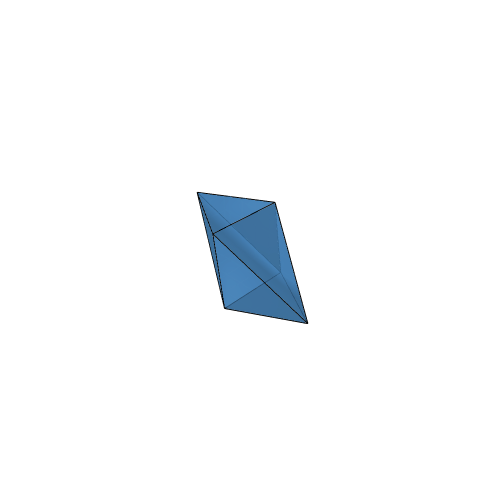
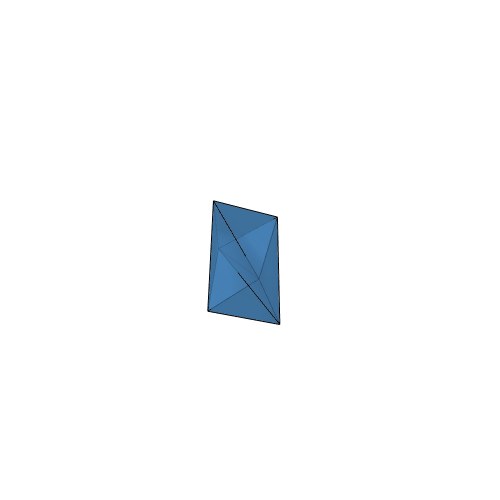
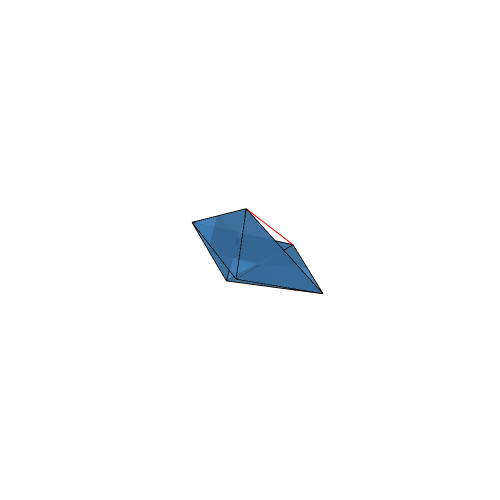
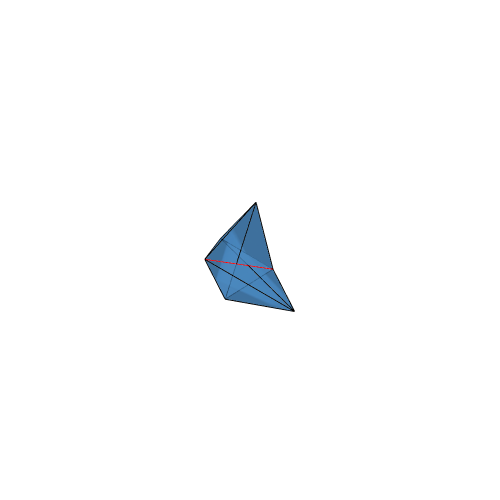

Notebook source saved alongside these figures, in order:
### Code cell
octahedron = SimplicialSurface(facets = [[4,0,1].+1, [4,1,2].+1, [4,2,3].+1, [4,3,0].+1, [5,0,1].+1, [5,1,2].+1, [5,2,3].+1, [5,3,0].+1], verts=cg17[4])
# octahedron.edges = np.vstack((octahedron.edges, np.array([[0,2]])))
display(plot(octahedron, width = width, height = height,opacity = 0.8, edgecolors=[RGB(0,0,0)]))


for i in 1:3
    octahedron = SimplicialSurface(facets = [[4,0,1].+1, [4,1,2].+1, [4,2,3].+1, [4,3,0].+1, [5,0,1].+1, [5,1,2].+1, [5,2,3].+1, [5,3,0].+1], verts=cg17[i])
    poly = Polyhedron(verts = get_verts(octahedron), facets = get_facets(octahedron), edges = union(get_edges(octahedron), [[1,3]]))
    display(plot(poly, width = width, height = height,opacity = 0.8, edgecolors=[RGB(0,0,0), RGB(0,0,0), RGB(0,0,0), RGB(0,0,0), RGB(0,0,0), RGB(0,0,0), RGB(0,0,0), RGB(0,0,0), RGB(0,0,0), RGB(0,0,0), RGB(0,0,0), RGB(0,0,0), RGB(1,0,0)] ))
end

### Figure 1 — Plotly figure (JSON) as saved in the notebook; plotly's stock layout.template omitted (floating-point values rounded to 4 significant figures)
{"data": [{"facecolor": ["#407FB7", "#407FB7", "#407FB7", "#407FB7", "#407FB7", "#407FB7", "#407FB7", "#407FB7"], "i": [4, 4, 4, 1, 4, 2, 0, 3], "j": [0, 1, 3, 0, 2, 1, 3, 2], "k": [1, 2, 0, 5, 3, 5, 5, 5], "opacity": 0.8, "type": "mesh3d", "x": [0, 2, 2, 0, 1, 1], "y": [0, 0, -0.2887, -0.2887, 1.732, -2.021], "z": [0, 0, 1.979, 1.979, 0, 1.979]}, {"line": {"color": "#000000"}, "mode": "lines", "type": "scatter3d", "x": [1, 0], "y": [1.732, 0], "z": [0, 0]}, {"line": {"color": "#000000"}, "mode": "lines", "type": "scatter3d", "x": [2, 0], "y": [0, 0], "z": [0, 0]}, {"line": {"color": "#000000"}, "mode": "lines", "type": "scatter3d", "x": [1, 2], "y": [1.732, 0], "z": [0, 0]}, {"line": {"color": "#000000"}, "mode": "lines", "type": "scatter3d", "x": [2, 2], "y": [0, -0.2887], "z": [0, 1.979]}, {"line": {"color": "#000000"}, "mode": "lines", "type": "scatter3d", "x": [1, 2], "y": [1.732, -0.2887], "z": [0, 1.979]}, {"line": {"color": "#000000"}, "mode": "lines", "type": "scatter3d", "x": [0, 2], "y": [-0.2887, -0.2887], "z": [1.979, 1.979]}, {"line": {"color": "#000000"}, "mode": "lines", "type": "scatter3d", "x": [1, 0], "y": [1.732, -0.2887], "z": [0, 1.979]}, {"line": {"color": "#000000"}, "mode": "lines", "type": "scatter3d", "x": [0, 0], "y": [-0.2887, 0], "z": [1.979, 0]}, {"line": {"color": "#000000"}, "mode": "lines", "type": "scatter3d", "x": [1, 0], "y": [-2.021, 0], "z": [1.979, 0]}, {"line": {"color": "#000000"}, "mode": "lines", "type": "scatter3d", "x": [1, 2], "y": [-2.021, 0], "z": [1.979, 0]}, {"line": {"color": "#000000"}, "mode": "lines", "type": "scatter3d", "x": [1, 2], "y": [-2.021, -0.2887], "z": [1.979, 1.979]}, {"line": {"color": "#000000"}, "mode": "lines", "type": "scatter3d", "x": [0, 1], "y": [-0.2887, -2.021], "z": [1.979, 1.979]}], "layout": {"height": 500, "margin": {"b": 50, "l": 50, "r": 50, "t": 60}, "scene": {"aspectmode": "data", "autosize": true, "camera": {"eye": {"x": 2.5, "y": 2.5, "z": 2.5}}, "xaxis": {"showaxeslabels": false, "showbackground": false, "showticklabels": false, "title": {"text": ""}}, "yaxis": {"showaxeslabels": false, "showbackground": false, "showticklabels": false, "title": {"text": ""}}, "zaxis": {"showaxeslabels": false, "showbackground": false, "showticklabels": false, "title": {"text": ""}}}, "showlegend": false, "width": 500}}

### Figure 2 — Plotly figure (JSON) as saved in the notebook; plotly's stock layout.template omitted (floating-point values rounded to 4 significant figures)
{"data": [{"facecolor": ["#407FB7", "#407FB7", "#407FB7", "#407FB7", "#407FB7", "#407FB7", "#407FB7", "#407FB7"], "i": [4, 4, 4, 1, 4, 2, 0, 3], "j": [0, 1, 3, 0, 2, 1, 3, 2], "k": [1, 2, 0, 5, 3, 5, 5, 5], "opacity": 0.8, "type": "mesh3d", "x": [0, 2, 0.5625, -0.6322, 1, 1], "y": [0, 0, -1.119, 0.07635, 1.732, -0.7175], "z": [0, 0, 0.826, 1.896, 0, 2.736]}, {"line": {"color": "#000000"}, "mode": "lines", "type": "scatter3d", "x": [1, 0], "y": [1.732, 0], "z": [0, 0]}, {"line": {"color": "#000000"}, "mode": "lines", "type": "scatter3d", "x": [2, 0], "y": [0, 0], "z": [0, 0]}, {"line": {"color": "#000000"}, "mode": "lines", "type": "scatter3d", "x": [1, 2], "y": [1.732, 0], "z": [0, 0]}, {"line": {"color": "#000000"}, "mode": "lines", "type": "scatter3d", "x": [2, 0.5625], "y": [0, -1.119], "z": [0, 0.826]}, {"line": {"color": "#000000"}, "mode": "lines", "type": "scatter3d", "x": [1, 0.5625], "y": [1.732, -1.119], "z": [0, 0.826]}, {"line": {"color": "#000000"}, "mode": "lines", "type": "scatter3d", "x": [-0.6322, 0.5625], "y": [0.07635, -1.119], "z": [1.896, 0.826]}, {"line": {"color": "#000000"}, "mode": "lines", "type": "scatter3d", "x": [1, -0.6322], "y": [1.732, 0.07635], "z": [0, 1.896]}, {"line": {"color": "#000000"}, "mode": "lines", "type": "scatter3d", "x": [-0.6322, 0], "y": [0.07635, 0], "z": [1.896, 0]}, {"line": {"color": "#000000"}, "mode": "lines", "type": "scatter3d", "x": [1, 0], "y": [-0.7175, 0], "z": [2.736, 0]}, {"line": {"color": "#000000"}, "mode": "lines", "type": "scatter3d", "x": [1, 2], "y": [-0.7175, 0], "z": [2.736, 0]}, {"line": {"color": "#000000"}, "mode": "lines", "type": "scatter3d", "x": [1, 0.5625], "y": [-0.7175, -1.119], "z": [2.736, 0.826]}, {"line": {"color": "#000000"}, "mode": "lines", "type": "scatter3d", "x": [-0.6322, 1], "y": [0.07635, -0.7175], "z": [1.896, 2.736]}, {"line": {"color": "#FF0000"}, "mode": "lines", "type": "scatter3d", "x": [0, 0.5625], "y": [0, -1.119], "z": [0, 0.826]}], "layout": {"height": 500, "margin": {"b": 50, "l": 50, "r": 50, "t": 60}, "scene": {"aspectmode": "data", "autosize": true, "camera": {"eye": {"x": 2.5, "y": 2.5, "z": 2.5}}, "xaxis": {"showaxeslabels": false, "showbackground": false, "showticklabels": false, "title": {"text": ""}}, "yaxis": {"showaxeslabels": false, "showbackground": false, "showticklabels": false, "title": {"text": ""}}, "zaxis": {"showaxeslabels": false, "showbackground": false, "showticklabels": false, "title": {"text": ""}}}, "showlegend": false, "width": 500}}

### Figure 3 — Plotly figure (JSON) as saved in the notebook; plotly's stock layout.template omitted (floating-point values rounded to 4 significant figures)
{"data": [{"facecolor": ["#407FB7", "#407FB7", "#407FB7", "#407FB7", "#407FB7", "#407FB7", "#407FB7", "#407FB7"], "i": [4, 4, 4, 1, 4, 2, 0, 3], "j": [0, 1, 3, 0, 2, 1, 3, 2], "k": [1, 2, 0, 5, 3, 5, 5, 5], "opacity": 0.8, "type": "mesh3d", "x": [0, 2, 0.5625, 1.354, 1, 1], "y": [0, 0, -1.119, -1.071, 1.732, -2.826], "z": [0, 0, 0.826, -1.01, 0, -0.1194]}, {"line": {"color": "#000000"}, "mode": "lines", "type": "scatter3d", "x": [1, 0], "y": [1.732, 0], "z": [0, 0]}, {"line": {"color": "#000000"}, "mode": "lines", "type": "scatter3d", "x": [2, 0], "y": [0, 0], "z": [0, 0]}, {"line": {"color": "#000000"}, "mode": "lines", "type": "scatter3d", "x": [1, 2], "y": [1.732, 0], "z": [0, 0]}, {"line": {"color": "#000000"}, "mode": "lines", "type": "scatter3d", "x": [2, 0.5625], "y": [0, -1.119], "z": [0, 0.826]}, {"line": {"color": "#000000"}, "mode": "lines", "type": "scatter3d", "x": [1, 0.5625], "y": [1.732, -1.119], "z": [0, 0.826]}, {"line": {"color": "#000000"}, "mode": "lines", "type": "scatter3d", "x": [1.354, 0.5625], "y": [-1.071, -1.119], "z": [-1.01, 0.826]}, {"line": {"color": "#000000"}, "mode": "lines", "type": "scatter3d", "x": [1, 1.354], "y": [1.732, -1.071], "z": [0, -1.01]}, {"line": {"color": "#000000"}, "mode": "lines", "type": "scatter3d", "x": [1.354, 0], "y": [-1.071, 0], "z": [-1.01, 0]}, {"line": {"color": "#000000"}, "mode": "lines", "type": "scatter3d", "x": [1, 0], "y": [-2.826, 0], "z": [-0.1194, 0]}, {"line": {"color": "#000000"}, "mode": "lines", "type": "scatter3d", "x": [1, 2], "y": [-2.826, 0], "z": [-0.1194, 0]}, {"line": {"color": "#000000"}, "mode": "lines", "type": "scatter3d", "x": [1, 0.5625], "y": [-2.826, -1.119], "z": [-0.1194, 0.826]}, {"line": {"color": "#000000"}, "mode": "lines", "type": "scatter3d", "x": [1.354, 1], "y": [-1.071, -2.826], "z": [-1.01, -0.1194]}, {"line": {"color": "#FF0000"}, "mode": "lines", "type": "scatter3d", "x": [0, 0.5625], "y": [0, -1.119], "z": [0, 0.826]}], "layout": {"height": 500, "margin": {"b": 50, "l": 50, "r": 50, "t": 60}, "scene": {"aspectmode": "data", "autosize": true, "camera": {"eye": {"x": 2.5, "y": 2.5, "z": 2.5}}, "xaxis": {"showaxeslabels": false, "showbackground": false, "showticklabels": false, "title": {"text": ""}}, "yaxis": {"showaxeslabels": false, "showbackground": false, "showticklabels": false, "title": {"text": ""}}, "zaxis": {"showaxeslabels": false, "showbackground": false, "showticklabels": false, "title": {"text": ""}}}, "showlegend": false, "width": 500}}

### Figure 4 — Plotly figure (JSON) as saved in the notebook; plotly's stock layout.template omitted (floating-point values rounded to 4 significant figures)
{"data": [{"facecolor": ["#407FB7", "#407FB7", "#407FB7", "#407FB7", "#407FB7", "#407FB7", "#407FB7", "#407FB7"], "i": [4, 4, 4, 1, 4, 2, 0, 3], "j": [0, 1, 3, 0, 2, 1, 3, 2], "k": [1, 2, 0, 5, 3, 5, 5, 5], "opacity": 0.8, "type": "mesh3d", "x": [0, 2, 2.747, 1.216, 1, 1], "y": [0, 0, 0.1427, -0.9907, 1.732, 0.2176], "z": [0, 0, 1.85, 1.241, 0, 2.82]}, {"line": {"color": "#000000"}, "mode": "lines", "type": "scatter3d", "x": [1, 0], "y": [1.732, 0], "z": [0, 0]}, {"line": {"color": "#000000"}, "mode": "lines", "type": "scatter3d", "x": [2, 0], "y": [0, 0], "z": [0, 0]}, {"line": {"color": "#000000"}, "mode": "lines", "type": "scatter3d", "x": [1, 2], "y": [1.732, 0], "z": [0, 0]}, {"line": {"color": "#000000"}, "mode": "lines", "type": "scatter3d", "x": [2, 2.747], "y": [0, 0.1427], "z": [0, 1.85]}, {"line": {"color": "#000000"}, "mode": "lines", "type": "scatter3d", "x": [1, 2.747], "y": [1.732, 0.1427], "z": [0, 1.85]}, {"line": {"color": "#000000"}, "mode": "lines", "type": "scatter3d", "x": [1.216, 2.747], "y": [-0.9907, 0.1427], "z": [1.241, 1.85]}, {"line": {"color": "#000000"}, "mode": "lines", "type": "scatter3d", "x": [1, 1.216], "y": [1.732, -0.9907], "z": [0, 1.241]}, {"line": {"color": "#000000"}, "mode": "lines", "type": "scatter3d", "x": [1.216, 0], "y": [-0.9907, 0], "z": [1.241, 0]}, {"line": {"color": "#000000"}, "mode": "lines", "type": "scatter3d", "x": [1, 0], "y": [0.2176, 0], "z": [2.82, 0]}, {"line": {"color": "#000000"}, "mode": "lines", "type": "scatter3d", "x": [1, 2], "y": [0.2176, 0], "z": [2.82, 0]}, {"line": {"color": "#000000"}, "mode": "lines", "type": "scatter3d", "x": [1, 2.747], "y": [0.2176, 0.1427], "z": [2.82, 1.85]}, {"line": {"color": "#000000"}, "mode": "lines", "type": "scatter3d", "x": [1.216, 1], "y": [-0.9907, 0.2176], "z": [1.241, 2.82]}, {"line": {"color": "#FF0000"}, "mode": "lines", "type": "scatter3d", "x": [0, 2.747], "y": [0, 0.1427], "z": [0, 1.85]}], "layout": {"height": 500, "margin": {"b": 50, "l": 50, "r": 50, "t": 60}, "scene": {"aspectmode": "data", "autosize": true, "camera": {"eye": {"x": 2.5, "y": 2.5, "z": 2.5}}, "xaxis": {"showaxeslabels": false, "showbackground": false, "showticklabels": false, "title": {"text": ""}}, "yaxis": {"showaxeslabels": false, "showbackground": false, "showticklabels": false, "title": {"text": ""}}, "zaxis": {"showaxeslabels": false, "showbackground": false, "showticklabels": false, "title": {"text": ""}}}, "showlegend": false, "width": 500}}
